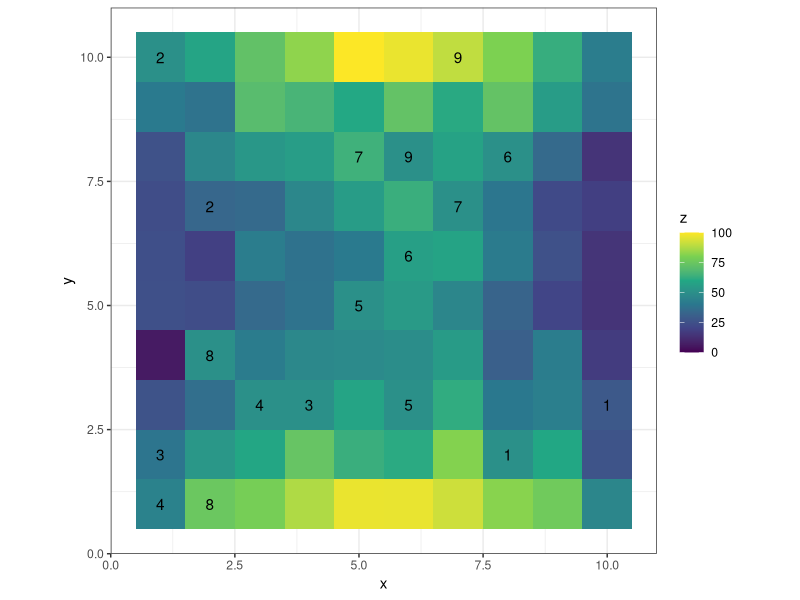
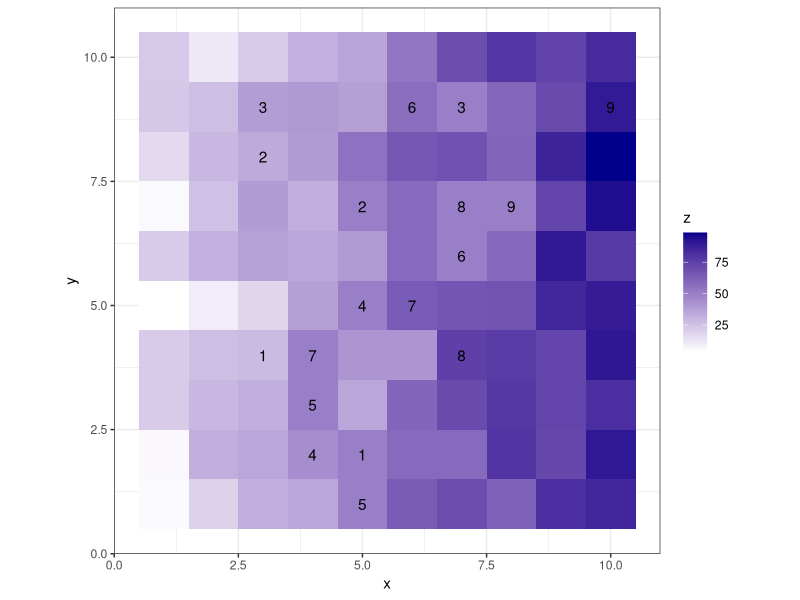
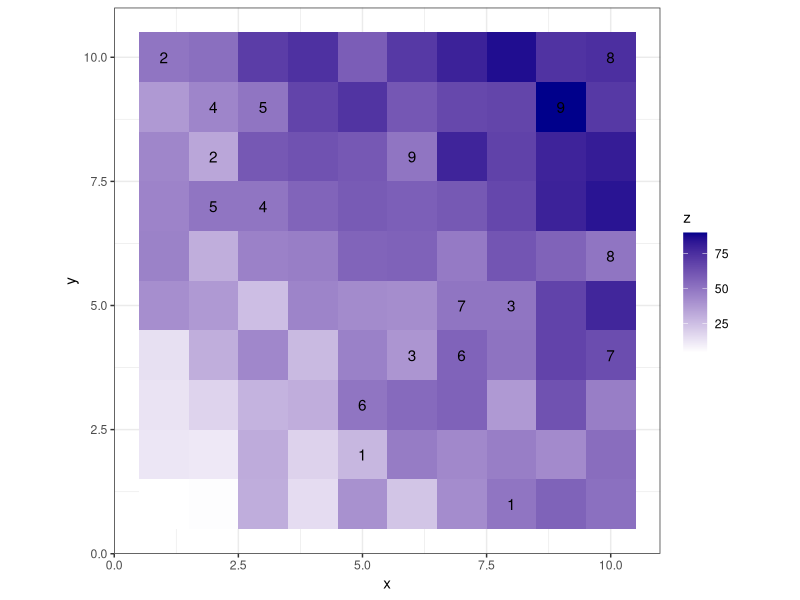
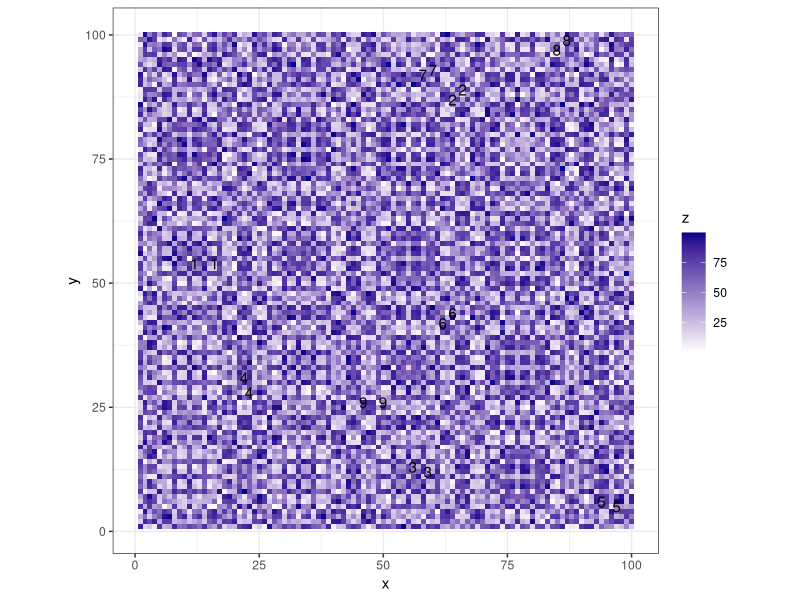
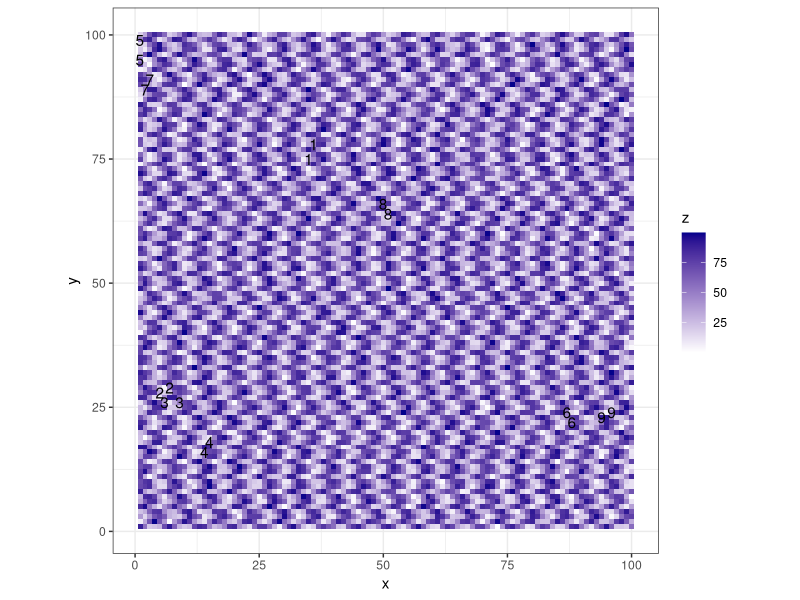
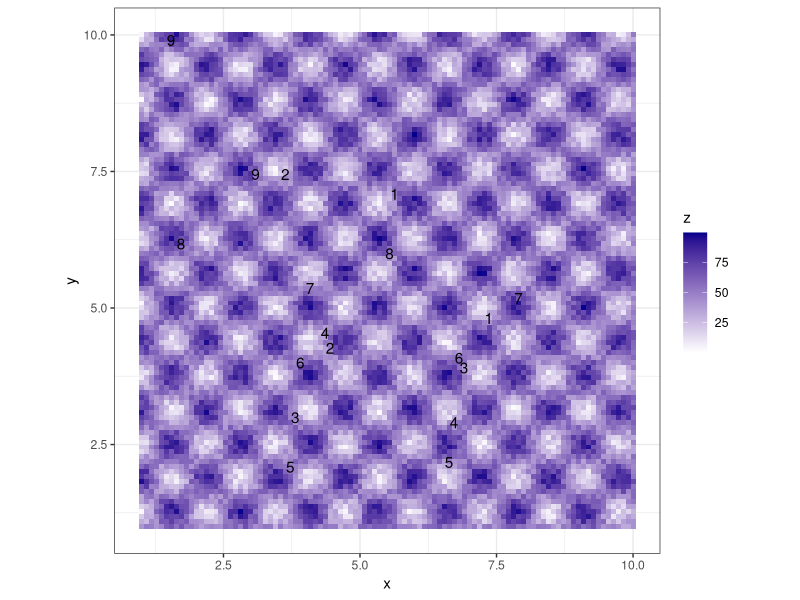

Generate these figures, in order, with R:
## ---- chunk 1
#| warning: false
#| message: false

library(tidyverse)
set.seed(2026)
theme_set(theme_bw())
## ---- chunk 2
#Parameters
constant <- 50
max_val <- 90
l <- 5

#Ratios
ratios <- seq(constant/max_val, 1, l = l)

#Values
lower <- constant*ratios
upper <- rev(constant/ratios)
values <- unique(c(lower, upper))

#Stimuli
stimuli <- expand_grid(values, constant) %>% 
  mutate(pair_id = row_number())
## ---- chunk 3
generate_heatmap_data <- function(x=1:10, y=1:10, c=0.3, f, stimuli, num_iters = 20, ...){
  # x, y:     grid coordinates
  # c:        mixing parameter of true function and random noise
  # f:        function with arguments (x,y) to be used as the true surface 
  #             across the grid (need not be scaled)
  # stimuli:  data frame with three columns, where columns 1 and 2 are 
  #             values to compare and column 3 is the pair identifier
  # num_iters: number of iterations    
  # ...:      additional values to pass to f
  
  #Helper functions
  scale0to100 <- function(z){
  100*(z-min(z))/(max(z)-min(z))
  }
  
  save_iters <- list()
  for(i in 1:num_iters){
    #Create grid and calculate mixture distribution
    mixed_grid <- expand_grid(x,y) %>% 
    mutate(unif = runif(nrow(.), 0, 100),
           dtn = scale0to100(f(x,y)),
           f = c*unif + (1-c)*dtn)
    
    #Empty data frame to save results
    save_grid <- data.frame()
    
    #For each stimuli pair, place values into grid
    for(j in 1:nrow(stimuli)){
      val1 <- stimuli[j,1][[1]]; val2 <- stimuli[j,2][[1]]; pair_id <- stimuli[j,3][[1]]
      
      #Sample location of one value
      tmp1 <- mixed_grid %>% 
        mutate(z = val1, diff = abs(f-val1),
               pair_id) %>%
        # filter(diff <= 15) %>% 
        filter(diff == min(diff)) %>%
        slice_sample(n = 1) #to account for ties
    
      #Sample location of second value based off acceptable distances to first value
      tmp2 <- mixed_grid %>% 
        filter(((x == tmp1$x) & (y == tmp1$y)) | (abs(x-tmp1$x) + abs(y-tmp1$y)) %in% c(3,4)) %>% 
        anti_join(tmp1, by = c('x','y')) %>% 
        mutate(z = val2, diff = abs(f-val2),
               pair_id) %>% 
        filter(diff == min(diff)) %>% 
        slice_sample(n = 1) #to account for ties
      
      #Save locations and values of stimuli pair, remove from available spots
      save_grid <- bind_rows(save_grid, tmp1, tmp2)
      mixed_grid <- mixed_grid %>% 
        anti_join(save_grid, by = c('x', 'y'))
      
    }#end inner for loop
    
    #Join the used and unused coordinates, replacing 
    full_grid <- mixed_grid %>% 
      full_join(save_grid, by = c('x', 'y', 'unif', 'dtn', 'f')) %>% 
      mutate(z = ifelse(is.na(z), f, z))
    
    #Check that placed values are not congregated along x or y axis using chi square tests
    x_coord_check <- full_grid %>% 
      group_by(x) %>% 
      summarize(Count = sum(!is.na(pair_id)))
    tmp_x <- chisq.test(x_coord_check$Count, simulate.p.value = T)
    y_coord_check <- full_grid %>% 
      group_by(y) %>% 
      summarise(Count = sum(!is.na(pair_id)))
    tmp_y <- chisq.test(y_coord_check$Count, simulate.p.value = T)
    
    #Save iterations into list
    save_iters[[i]] <- list(data = full_grid, chisq = mean(c(tmp_x$statistic, tmp_y$statistic)))

  }#end outer for loop
  
  #Find iteration with smallest average chi square statistic
  chisq <- numeric(length(save_iters))
  for(i in 1:length(chisq)){
    chisq[i] <- save_iters[[i]][['chisq']]
  }
  best_fit <- save_iters[[which.min(chisq)]][['data']]
  return(best_fit)
}
## ---- chunk 4
#| fig-cap: "Semisphere"
dat = generate_heatmap_data(f = \(x,y)(36-(x-mean(x))^2-(y-mean(y))^2), stimuli = stimuli, num_iters = 10, c = 0.25, x = 1:10, y = 1:10)

# p <- ggplot(dat, aes(x, y, fill = z)) + 
#   geom_tile() + 
#   geom_text(aes(label = pair_id)) + 
#   # scale_fill_gradient(low = 'white', high = 'darkblue') +
#   scale_fill_viridis_c(limits = c(0, 100)) +
#   theme(aspect.ratio = 1)
# p



## ---- chunk 5
#| fig-cap: "Saddle-point"
dat = generate_heatmap_data(f = \(x,y)(36-(x-mean(x))^2+(y-mean(y))^2), stimuli = stimuli, num_iters = 10, c = 0.25)
p <- ggplot(dat, aes(x, y, fill = z)) + 
  geom_tile() + 
  geom_text(aes(label = pair_id)) + 
  # scale_fill_gradient(low = 'white', high = 'darkblue') +
  scale_fill_viridis_c(limits = c(0, 100)) +
  theme(aspect.ratio = 1)
p
## ---- chunk 6
#| fig-cap: "Increase in X"
dat = generate_heatmap_data(f = \(x,y)(x), stimuli = stimuli, num_iters = 20, c = 0.25)
p <- ggplot(dat, aes(x, y, fill = z)) + 
  geom_tile() + 
  geom_text(aes(label = pair_id)) + 
  scale_fill_gradient(low = 'white', high = 'darkblue') +
  theme(aspect.ratio = 1)
p
## ---- chunk 7
#| fig-cap: "Increase in X and Y"
dat = generate_heatmap_data(f = \(x,y)(x+y), stimuli = stimuli, num_iters = 20, c = 0.25)
p <- ggplot(dat, aes(x, y, fill = z)) + 
  geom_tile() + 
  geom_text(aes(label = pair_id)) + 
  scale_fill_gradient(low = 'white', high = 'darkblue') +
  theme(aspect.ratio = 1)
p
## ---- chunk 8
#| fig-cap: "Other Example"
dat = generate_heatmap_data(f = \(x,y)(sin(x^2+y^2)), stimuli = stimuli, 
                            num_iters = 10, c = 0.25, x = 1:100, y = 1:100)
p <- ggplot(dat, aes(x, y, fill = z)) + 
  geom_tile() + 
  geom_text(aes(label = pair_id)) + 
  scale_fill_gradient(low = 'white', high = 'darkblue') +
  theme(aspect.ratio = 1)
p
## ---- chunk 9
#| fig-cap: "Other Example"
dat = generate_heatmap_data(f = \(x,y)(sin(x+y^2)), stimuli = stimuli, 
                            num_iters = 10, c = 0.25, x = 1:100, y = 1:100)
p <- ggplot(dat, aes(x, y, fill = z)) + 
  geom_tile() + 
  geom_text(aes(label = pair_id)) + 
  scale_fill_gradient(low = 'white', high = 'darkblue') +
  theme(aspect.ratio = 1)
p
## ---- chunk 10
#| fig-cap: "Other Example"
dat = generate_heatmap_data(f = \(x,y)(sin(5*x)*cos(5*y)), stimuli = stimuli, 
                            num_iters = 10, c = 0.25, x = seq(1, 10, l = 100), y = seq(1, 10, l = 100))
p <- ggplot(dat, aes(x, y, fill = z)) + 
  geom_tile() + 
  geom_text(aes(label = pair_id)) + 
  scale_fill_gradient(low = 'white', high = 'darkblue') +
  theme(aspect.ratio = 1)
p
